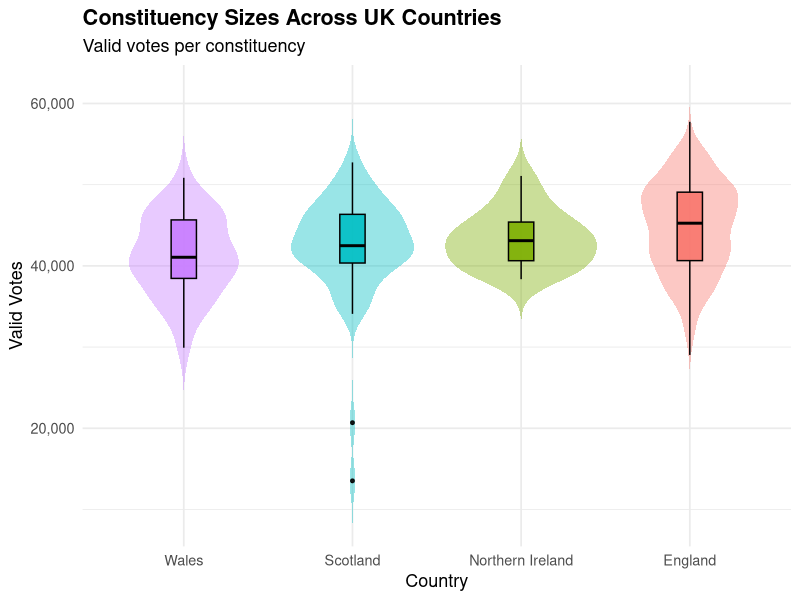

The R script that drew this image:
## ---- chunk 1
knitr::opts_chunk$set(echo = FALSE, message = FALSE, warning = FALSE)
library(tidyverse)
uk <- read.csv("uk.csv")
## ---- chunk 2
 ggplot(uk, aes(x = fct_reorder(country, valid_votes, median), 
               y = valid_votes, fill = country)) +
  geom_violin(trim = FALSE, alpha = 0.4, colour = NA) +
  geom_boxplot(width = 0.15, outlier.size = 1, alpha = 0.9, colour = "black") +
  labs(
    title = "Constituency Sizes Across UK Countries",
    subtitle = "Valid votes per constituency",
    x = "Country",
    y = "Valid Votes"
  ) +
  scale_y_continuous(labels = scales::comma) +
  theme_minimal(base_size = 13) +
  theme(
    plot.title = element_text(face = "bold"),
    legend.position = "none"
  )

